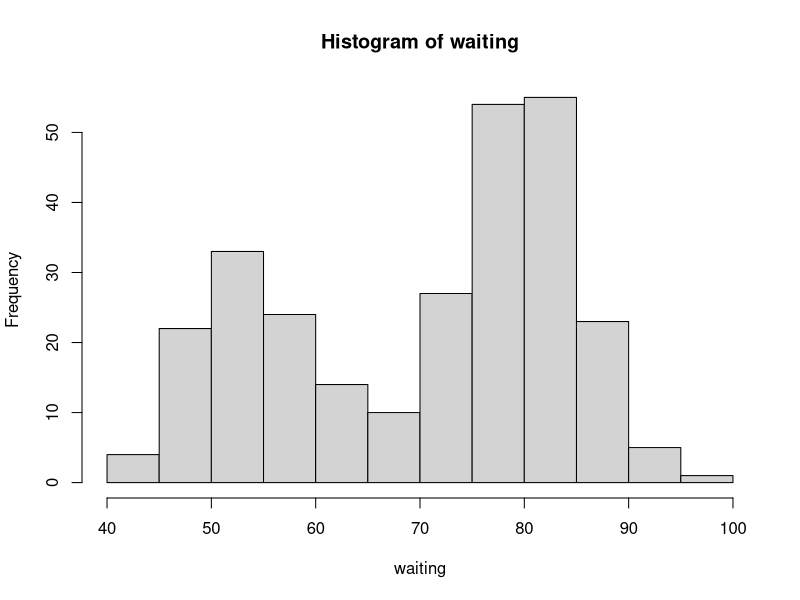

Reproduce this figure in R.
head(faithful)     #Displays the first six rows of the data set "faithful"
tail(faithful)    #Displays the last six rows of the data set "faithful"
tail(faithful,10) #Displays the last ten rows of the data set "faithful"
waiting<-faithful$waiting #Consider only the variable "waiting"
mean(waiting)  #Calculates the mean of the variable "waiting"
hist(waiting)  #Displays the histogram of the variable "waiting"


